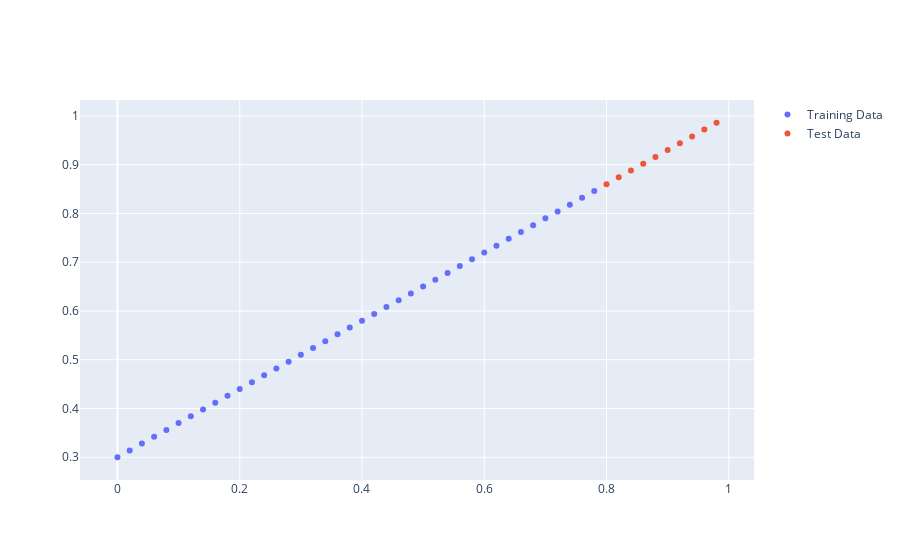

This figure's notebook cell:
### Code cell
def visualize_data(X_train=X_train, y_train=y_train, X_test=X_test, y_test=y_test, predictions=None):
    fig = go.Figure()

    # Vẽ dữ liệu train
    fig.add_trace(go.Scatter(x=X_train.squeeze(), y=y_train.squeeze(), mode='markers', name='Training Data'))

    # Vẽ dữ liệu test
    fig.add_trace(go.Scatter(x=X_test.squeeze(), y=y_test.squeeze(), mode='markers', name='Test Data'))

    if predictions is not None:
        fig.add_trace(go.Scatter(x=X_test.squeeze(), y=predictions.squeeze(), mode='markers', name='Predictions'))

    fig.show()


# Gọi hàm visualize_data
visualize_data()

### Figure 1 — Plotly figure (JSON) as saved in the notebook; plotly's stock layout.template omitted (floating-point values rounded to 4 significant figures)
{"data": [{"mode": "markers", "name": "Training Data", "x": [0.0, 0.02, 0.04, 0.06, 0.08, 0.1, 0.12, 0.14, 0.16, 0.18, 0.2, 0.22, 0.24, 0.26, 0.28, 0.3, 0.32, 0.34, 0.36, 0.38, 0.4, 0.42, 0.44, 0.46, 0.48, 0.5, 0.52, 0.54, 0.56, 0.58, 0.6, 0.62, 0.64, 0.66, 0.68, 0.7, 0.72, 0.74, 0.76, 0.78], "y": [0.3, 0.314, 0.328, 0.342, 0.356, 0.37, 0.384, 0.398, 0.412, 0.426, 0.44, 0.454, 0.468, 0.482, 0.496, 0.51, 0.524, 0.538, 0.552, 0.566, 0.58, 0.594, 0.608, 0.622, 0.636, 0.65, 0.664, 0.678, 0.692, 0.706, 0.72, 0.734, 0.748, 0.762, 0.776, 0.79, 0.804, 0.818, 0.832, 0.846], "type": "scatter"}, {"mode": "markers", "name": "Test Data", "x": [0.8, 0.82, 0.84, 0.86, 0.88, 0.9, 0.92, 0.94, 0.96, 0.98], "y": [0.86, 0.874, 0.888, 0.902, 0.916, 0.93, 0.944, 0.958, 0.972, 0.986], "type": "scatter"}], "layout": {}}
